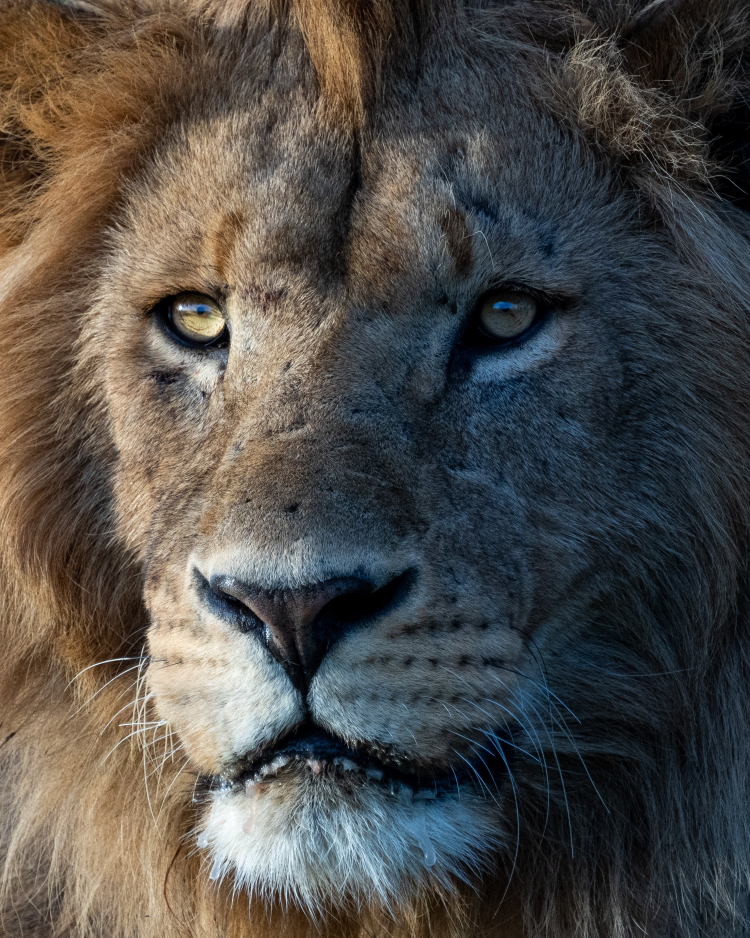
#> input picture lion.jpg, 2250 x 2812 px (shown at 1/3 size)
$ python main.py
#> lines starting #> are read from the running program, lines starting #| are printed output that depends on the picture
from PIL import Image, ImageOps

MAX_PIXEL_VALUE = 255
ASCII_CHARS = "`^\",:;Il!i~+_-?][}{1)(|\\/tfjrxnuvczXYUJCLQ0OZmwqpdbkhao*#MW&8%B@$"

INVERSE = False


def process_image(photo_name):
    image = Image.open(photo_name)
    im2 = ImageOps.grayscale(image)
    im2.thumbnail((200, 200))

    return im2


def ascii_char(n, inverse=False):
    if inverse:
        n = MAX_PIXEL_VALUE - n
    return ASCII_CHARS[round(n // (255 / 65)) - 1] * 3


def print_ascii_image(data, width, inverse=False):
    column = 0
    for i in data:
        chars = ascii_char(i, inverse)
        print(chars, end='')
        if column % width == 0:
            column = 1
            print()
        else:
            column += 1


def get_ascii_image(data, width, inverse=False):
    res = ""
    column = 0
    for i in data:
        res += ascii_char(i, inverse)
        if column % width == 0:
            column = 1
            res += '\n'
        else:
            column += 1
    return res


def ascii_image(photo_name, inverse=False):
    image = process_image(photo_name)
    width = image.size[0]
    s = get_ascii_image(list(image.getdata()), width, inverse=inverse)
    return s


photo_name = input("Name of photo (with extension) >>> ")
#> the answer given: lion.jpg
print(ascii_image(photo_name))
#> in process_image, image is the input picture: PIL image 2250x2812 RGB; mean R, G, B 80.3, 77.2, 73.3
#> in process_image, `im2 = ImageOps.grayscale(image)`:
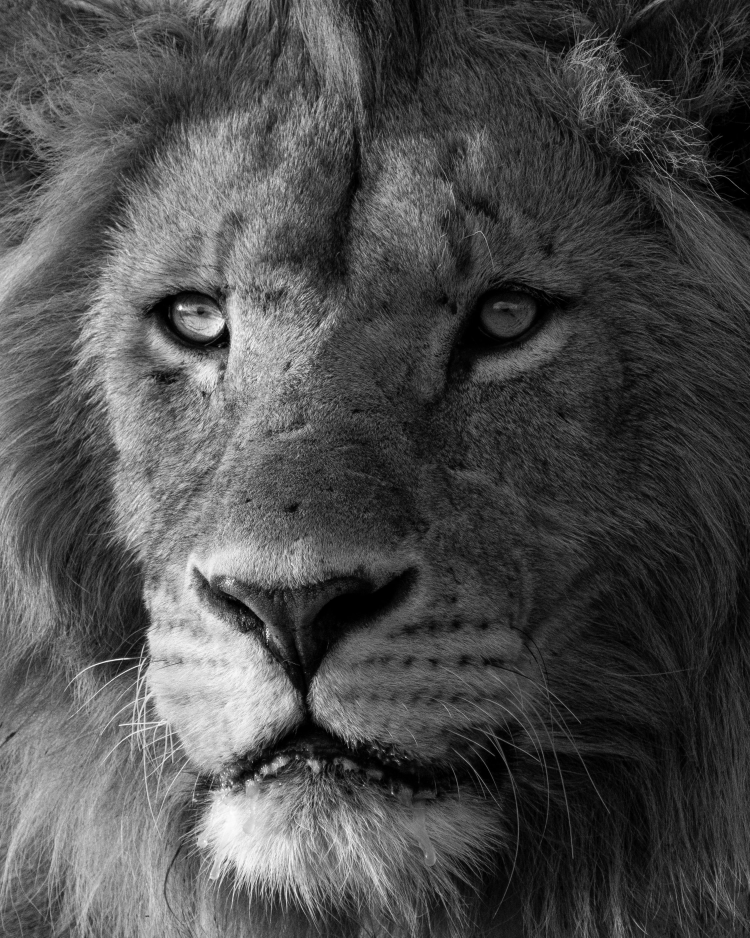
#> im2: PIL image 2250x2812 L (shown at 1/3 size); min 0, max 255, mean 77.7
#> in process_image, `im2.thumbnail((200, 200))`:
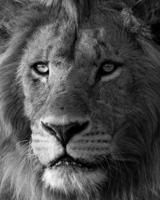
#> im2: PIL image 160x200 L; min 0, max 250, mean 77.7
#> the loop in get_ascii_image, `for i in data:` made 32000 passes
#> (i, res) on pass 1: (82, '111')
#> i on passes 2 to 7: 71, 73, 74, 71, 70, 62
#> after the loop in get_ascii_image, `for i in data:`: column = 160
